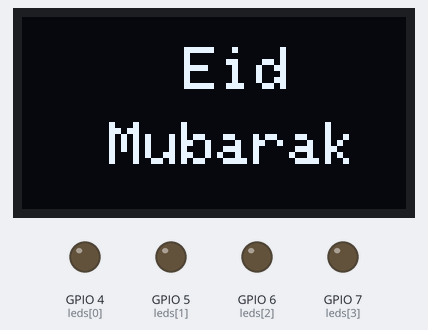
Recording of a sketch running on a simulated ESP32. Parts: 128×64 one-colour display, output pins drawn as LEDs (lit = HIGH). I2S audio is not simulated (input reads silence).

Above: at 0.1 s.

The sketch:

main_code.ino
```cpp
#include <Wire.h>
#include <Adafruit_GFX.h>
#include <Adafruit_SSD1306.h>
#include <driver/i2s.h>

// ================= OLED =================
#define SCREEN_WIDTH 128
#define SCREEN_HEIGHT 64
Adafruit_SSD1306 display(SCREEN_WIDTH, SCREEN_HEIGHT, &Wire, -1);

#define SDA_PIN 17
#define SCL_PIN 18

// ================= LED =================
int leds[] = {4,5,6,7};
int ledCount = 4;

// ================= I2S MIC =================
#define I2S_WS 9
#define I2S_SCK 10
#define I2S_SD 11
#define I2S_PORT I2S_NUM_0

#define bufferLen 64
int16_t sBuffer[bufferLen];

// ================= SETUP =================
void setup() {
  Serial.begin(115200);

  Wire.begin(SDA_PIN, SCL_PIN);

  display.begin(SSD1306_SWITCHCAPVCC, 0x3C);
  display.clearDisplay();

  for(int i=0;i<ledCount;i++){
    pinMode(leds[i], OUTPUT);
  }

  // I2S config
  i2s_config_t i2s_config = {
    .mode = (i2s_mode_t)(I2S_MODE_MASTER | I2S_MODE_RX),
    .sample_rate = 44100,
    .bits_per_sample = I2S_BITS_PER_SAMPLE_16BIT,
    .channel_format = I2S_CHANNEL_FMT_ONLY_LEFT,
    .communication_format = I2S_COMM_FORMAT_I2S,
    .intr_alloc_flags = 0,
    .dma_buf_count = 8,
    .dma_buf_len = bufferLen,
    .use_apll = false
  };

  i2s_pin_config_t pin_config = {
    .bck_io_num = I2S_SCK,
    .ws_io_num = I2S_WS,
    .data_out_num = -1,
    .data_in_num = I2S_SD
  };

  i2s_driver_install(I2S_PORT, &i2s_config, 0, NULL);
  i2s_set_pin(I2S_PORT, &pin_config);
}

// ================= LOOP =================
void loop() {

  // 🎤 Read sound
  size_t bytesIn = 0;
  i2s_read(I2S_PORT, &sBuffer, sizeof(sBuffer), &bytesIn, portMAX_DELAY);

  int samples = bytesIn / 2;
  long sum = 0;

  for(int i=0;i<samples;i++){
    sum += abs(sBuffer[i]);
  }

  int amplitude = sum / samples;

  // 🎚️ Map sound to LED count
  int level = map(amplitude, 0, 1500, 0, ledCount);

  // 💡 LED reaction
  for(int i=0;i<ledCount;i++){
    if(i < level){
      digitalWrite(leds[i], HIGH);
    } else {
      digitalWrite(leds[i], LOW);
    }
  }

  // 📺 OLED display (2 lines)
  display.clearDisplay();

  display.setTextColor(WHITE);

  // Line 1
  display.setTextSize(2);
  display.setCursor(30, 10);
  display.print("  Eid");

  // Line 2
  display.setTextSize(2);
  display.setCursor(5, 35);
  display.print("  Mubarak");

  // Optional: simple sound bar.
  int bar = map(amplitude, 0, 1500, 0, 120);
  display.fillRect(4, 60, bar, 3, WHITE);

  display.display();

  delay(10);
}
```
